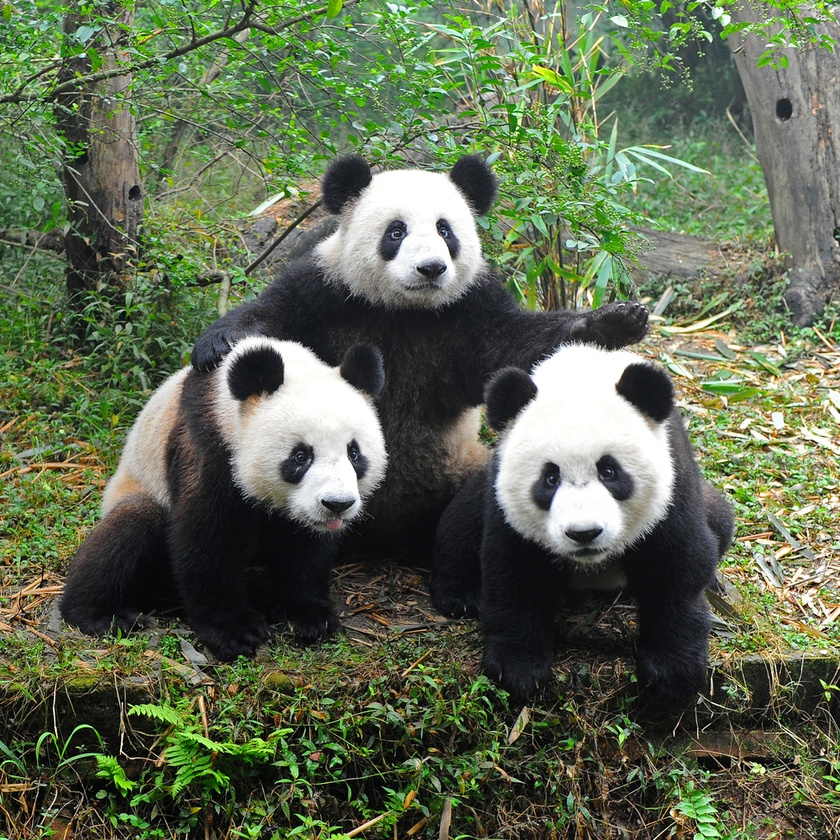
#> input picture imseg-master/data/pandas.jpg, 840 x 840 px, shrunk from 1000 x 1000 before the run
$ python untitled1.py
#> lines starting #> are read from the running program, lines starting #| are printed output that depends on the picture
# -*- coding: utf-8 -*-
"""
Created on Mon Dec  3 23:54:58 2018

@author: Amitesh863
"""

import numpy as np
import cv2

img = cv2.imread('pandas.jpg')
#> img is the input picture: shape (840, 840, 3); mean B, G, R 81.2, 106.1, 95.6
Z = img.reshape((-1,3))

# convert to np.float32
Z = np.float32(Z)

# define criteria, number of clusters(K) and apply kmeans()
criteria = (cv2.TERM_CRITERIA_EPS + cv2.TERM_CRITERIA_MAX_ITER, 10, 1.0)
K = 2
ret,label,center=cv2.kmeans(Z,K,None,criteria,10,cv2.KMEANS_RANDOM_CENTERS)
#> ret = 3.33e+09; center = [[39.27, 59.58, 50.54], [141.6, 173.2, 160.8]]

# Now convert back into uint8, and make original image
center = np.uint8(center)
#> center = [[39, 59, 50], [141, 173, 160]]
res = center[label.flatten()]
res2 = res.reshape((img.shape))
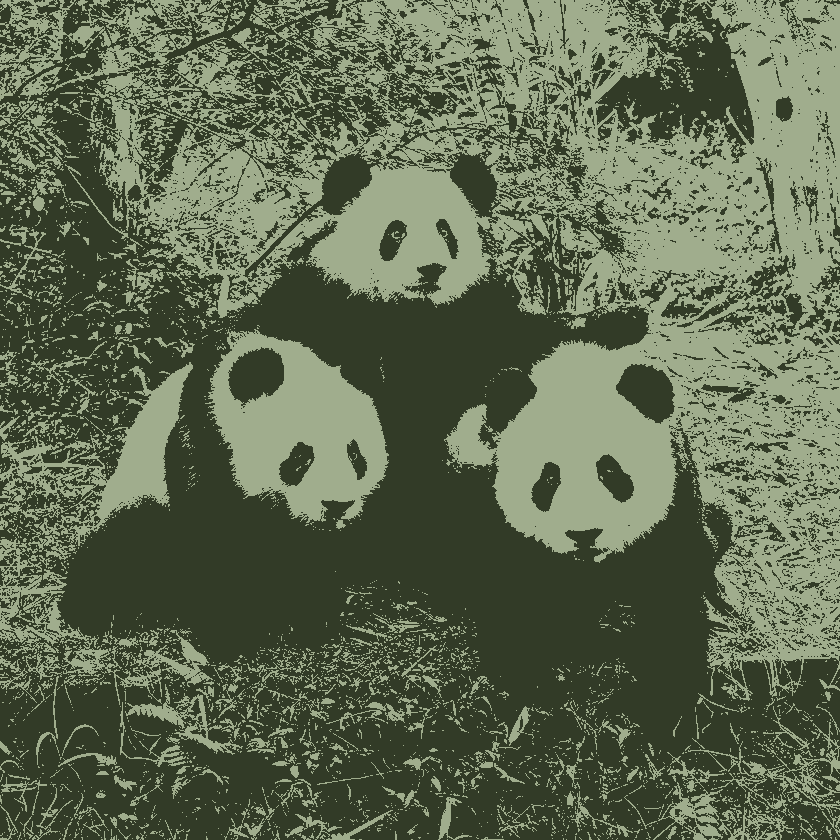
#> res2: shape (840, 840, 3); mean B, G, R 80.7, 105.7, 95

cv2.imshow('res2',res2)
cv2.waitKey(0)
cv2.destroyAllWindows()

$ run again, with imseg-master/data/Cloud.jpg copied over imseg-master/data/pandas.jpg
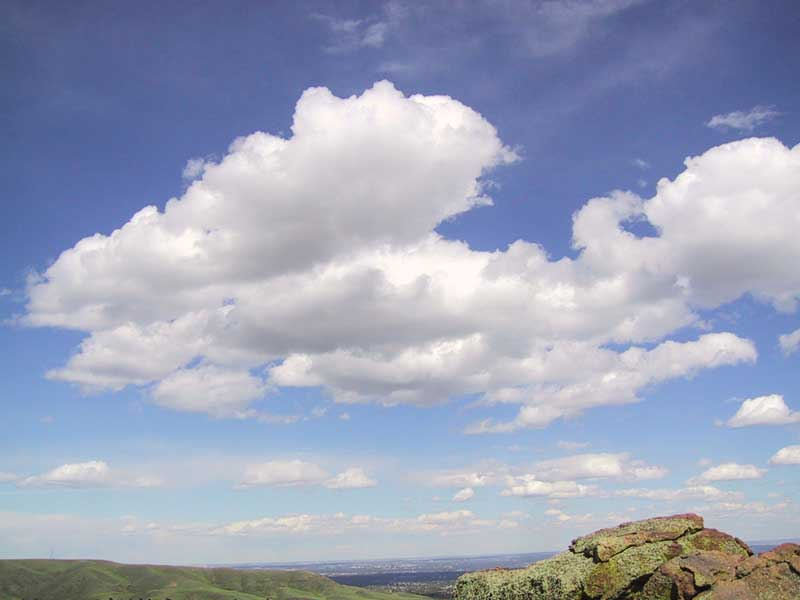
#> input picture imseg-master/data/Cloud.jpg, 800 x 600 px
#> img is the input picture: shape (600, 800, 3); mean B, G, R 185.1, 162.7, 155.1
#> `ret,label,center=cv2.kmeans(Z,K,None,criteria,10,cv2.KMEANS_RANDOM_CEN..`: ret = 785321798; center = [[208.2, 195, 189.4], [148.1, 110.8, 99.88]]
#> `center = np.uint8(center)`: center = [[208, 194, 189], [148, 110, 99]]
#> `res2 = res.reshape((img.shape))`:
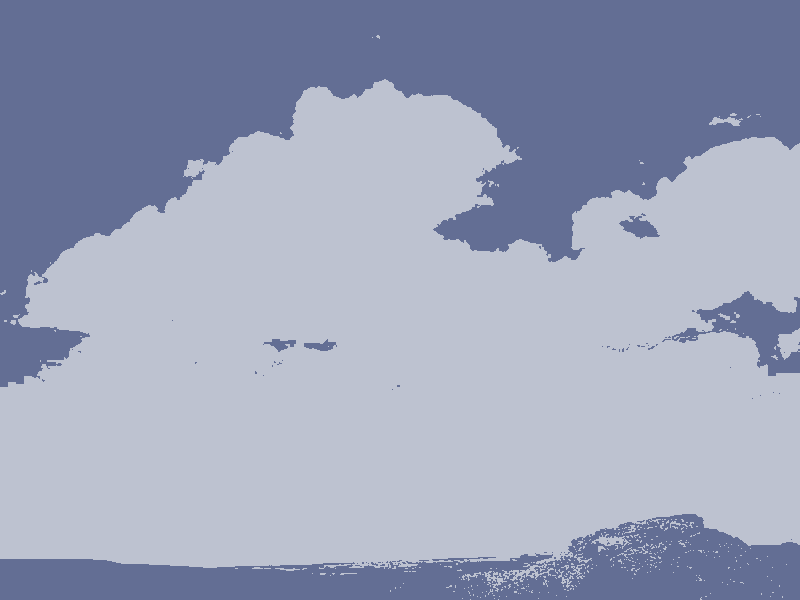
#> res2: shape (600, 800, 3); mean B, G, R 185, 161.8, 154.5
